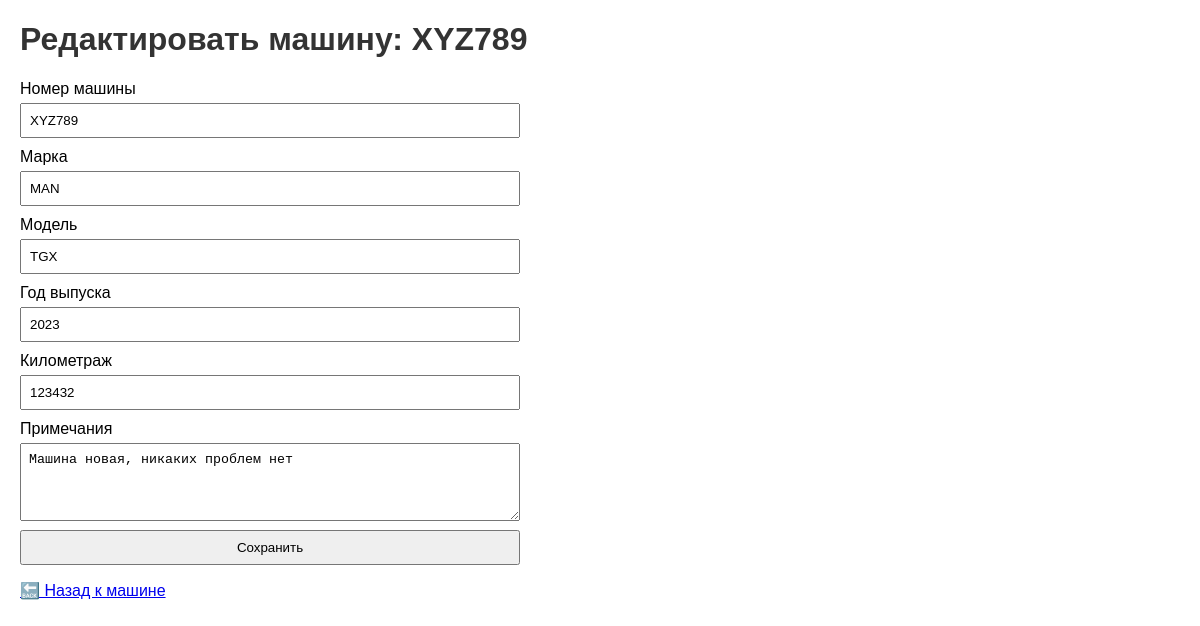
The app's page /machine/1/edit with its own data.
### app.py (models this page shows)
class Machine(db.Model):
    __tablename__ = 'machine'
    id = db.Column(db.Integer, primary_key=True)
    number = db.Column(db.String(50), unique=True, nullable=False)
    brand = db.Column(db.String(50), nullable=False)
    model = db.Column(db.String(50), nullable=False)
    year = db.Column(db.Integer, nullable=False)
    mileage = db.Column(db.Integer, nullable=False, default=0)
    notes = db.Column(db.Text, nullable=True)

### app.py (the view, shortened to what this page needs)
@app.route('/machine/<int:machine_id>/edit', methods=['GET', 'POST'])
def edit_machine(machine_id):
    machine = Machine.query.get_or_404(machine_id)
    form = MachineForm(obj=machine)
    return render_template('edit_machine.html', form=form, machine=machine)

### app.py
class MachineForm(FlaskForm):
    number = StringField('Номер машины', validators=[DataRequired(), Length(max=50)])
    brand = StringField('Марка', validators=[DataRequired(), Length(max=50)])
    model = StringField('Модель', validators=[DataRequired(), Length(max=50)])
    year = IntegerField('Год выпуска', validators=[DataRequired()])
    mileage = IntegerField('Километраж', validators=[DataRequired()])
    notes = TextAreaField('Примечания', validators=[Length(max=500)])
    submit = SubmitField('Сохранить')

### templates/edit_machine.html (shortened to what this page needs)
<!DOCTYPE html>
<html>
<head>
</head>
<body>
    <h1>Редактировать машину: {{ machine.number }}</h1>
    <form method="POST">
        <label>{{ form.number.label }} {{ form.number(size=32) }}</label>
        <label>{{ form.brand.label }} {{ form.brand(size=32) }}</label>
        <label>{{ form.model.label }} {{ form.model(size=32) }}</label>
        <label>{{ form.year.label }} {{ form.year() }}</label>
        <label>{{ form.mileage.label }} {{ form.mileage() }}</label>
        <label>{{ form.notes.label }} {{ form.notes(rows=4) }}</label>
        {{ form.submit() }}
    </form>
    <p><a href="{{ url_for('machine_detail', machine_id=machine.id) }}">🔙 Назад к машине</a></p>
</body>
</html>

### templates/edit_machine.html (style rules this page uses)
body { font-family: Arial, sans-serif; margin: 20px; }
h1 { color: #333; }
form { max-width: 500px; }
label { display: block; margin-top: 10px; }
input, textarea { width: 100%; padding: 8px; margin-top: 5px; box-sizing: border-box; }

### records on screen
Machine: number "XYZ789", brand "MAN", model "TGX", year "2023", mileage "123432", notes "Машина новая, никаких проблем нет"
